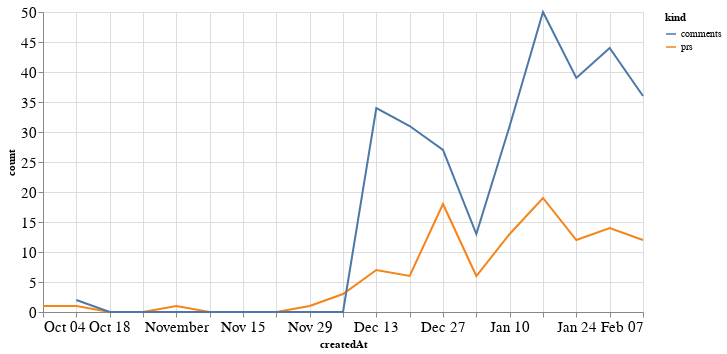

Notebook code for this chart:
### Code cell
alt.Chart(total_time, width=600).mark_line().encode(
    x='createdAt',
    y='count',
    color='kind'
)

### Figure 1 — Vega-Lite specification as saved in the notebook (floating-point values rounded to 4 significant figures)
{"config": {"axisLeft": {"labelFontSize": 15}, "axisBottom": {"labelFontSize": 15}}, "data": {"name": "data-f56a0346f7a24c41964549e3a03621ac"}, "mark": "line", "encoding": {"color": {"type": "nominal", "field": "kind"}, "x": {"type": "temporal", "field": "createdAt"}, "y": {"type": "quantitative", "field": "count"}}, "width": 600, "$schema": "https://vega.github.io/schema/vega-lite/v4.8.1.json", "datasets": {"data-f56a0346f7a24c41964549e3a03621ac": [{"createdAt": "2020-10-04T00:00:00", "kind": "prs", "count": 1.0}, {"createdAt": "2020-10-11T00:00:00", "kind": "prs", "count": 1.0}, {"createdAt": "2020-10-18T00:00:00", "kind": "prs", "count": 0.0}, {"createdAt": "2020-10-25T00:00:00", "kind": "prs", "count": 0.0}, {"createdAt": "2020-11-01T00:00:00", "kind": "prs", "count": 1.0}, {"createdAt": "2020-11-08T00:00:00", "kind": "prs", "count": 0.0}, {"createdAt": "2020-11-15T00:00:00", "kind": "prs", "count": 0.0}, {"createdAt": "2020-11-22T00:00:00", "kind": "prs", "count": 0.0}, {"createdAt": "2020-11-29T00:00:00", "kind": "prs", "count": 1.0}, {"createdAt": "2020-12-06T00:00:00", "kind": "prs", "count": 3.0}, {"createdAt": "2020-12-13T00:00:00", "kind": "prs", "count": 7.0}, {"createdAt": "2020-12-20T00:00:00", "kind": "prs", "count": 6.0}, {"createdAt": "2020-12-27T00:00:00", "kind": "prs", "count": 18.0}, {"createdAt": "2021-01-03T00:00:00", "kind": "prs", "count": 6.0}, {"createdAt": "2021-01-10T00:00:00", "kind": "prs", "count": 13.0}, {"createdAt": "2021-01-17T00:00:00", "kind": "prs", "count": 19.0}, {"createdAt": "2021-01-24T00:00:00", "kind": "prs", "count": 12.0}, {"createdAt": "2021-01-31T00:00:00", "kind": "prs", "count": 14.0}, {"createdAt": "2021-02-07T00:00:00", "kind": "prs", "count": 12.0}, {"createdAt": "2020-10-04T00:00:00", "kind": "comments", "count": null}, {"createdAt": "2020-10-11T00:00:00", "kind": "comments", "count": 2.0}, {"createdAt": "2020-10-18T00:00:00", "kind": "comments", "count": 0.0}, {"createdAt": "2020-10-25T00:00:00", "kind": "comments", "count": 0.0}, {"createdAt": "2020-11-01T00:00:00", "kind": "comments", "count": 0.0}, {"createdAt": "2020-11-08T00:00:00", "kind": "comments", "count": 0.0}, {"createdAt": "2020-11-15T00:00:00", "kind": "comments", "count": 0.0}, {"createdAt": "2020-11-22T00:00:00", "kind": "comments", "count": 0.0}, {"createdAt": "2020-11-29T00:00:00", "kind": "comments", "count": 0.0}, {"createdAt": "2020-12-06T00:00:00", "kind": "comments", "count": 0.0}, {"createdAt": "2020-12-13T00:00:00", "kind": "comments", "count": 34.0}, {"createdAt": "2020-12-20T00:00:00", "kind": "comments", "count": 31.0}, {"createdAt": "2020-12-27T00:00:00", "kind": "comments", "count": 27.0}, {"createdAt": "2021-01-03T00:00:00", "kind": "comments", "count": 13.0}, {"createdAt": "2021-01-10T00:00:00", "kind": "comments", "count": 31.0}, {"createdAt": "2021-01-17T00:00:00", "kind": "comments", "count": 50.0}, {"createdAt": "2021-01-24T00:00:00", "kind": "comments", "count": 39.0}, {"createdAt": "2021-01-31T00:00:00", "kind": "comments", "count": 44.0}, {"createdAt": "2021-02-07T00:00:00", "kind": "comments", "count": 36.0}]}}
